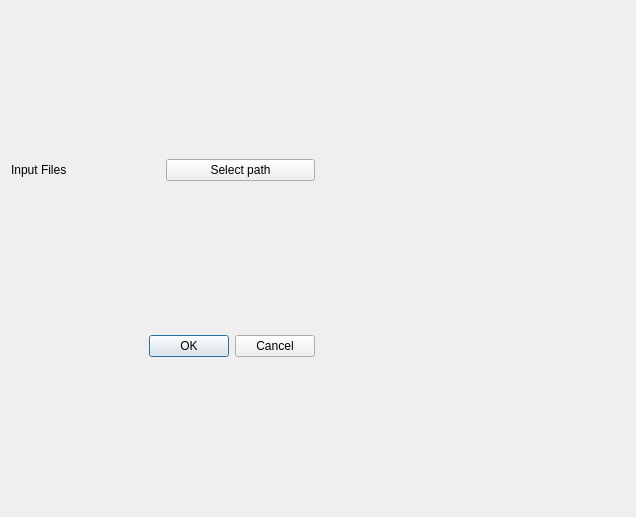
<?xml version="1.0" encoding="UTF-8"?>
<ui version="4.0">
 <class>Dashboard</class>
 <widget class="QWidget" name="Dashboard">
  <property name="geometry">
   <rect>
    <x>0</x>
    <y>0</y>
    <width>636</width>
    <height>517</height>
   </rect>
  </property>
  <property name="sizePolicy">
   <sizepolicy hsizetype="Expanding" vsizetype="Expanding">
    <horstretch>0</horstretch>
    <verstretch>0</verstretch>
   </sizepolicy>
  </property>
  <property name="windowTitle">
   <string>Form</string>
  </property>
  <layout class="QHBoxLayout" name="horizontalLayout_4">
   <item>
    <layout class="QGridLayout" name="gridLayout">
     <item row="0" column="0">
      <layout class="QVBoxLayout" name="verticalLayout">
       <item>
        <layout class="QHBoxLayout" name="horizontalLayout_3">
         <item>
          <widget class="QLabel" name="Disp_pth">
           <property name="text">
            <string>Input Files</string>
           </property>
          </widget>
         </item>
         <item>
          <widget class="QPushButton" name="Path_btn">
           <property name="text">
            <string>Select path</string>
           </property>
          </widget>
         </item>
        </layout>
       </item>
       <item>
        <widget class="QDialogButtonBox" name="buttonBox">
         <property name="orientation">
          <enum>Qt::Orientation::Horizontal</enum>
         </property>
         <property name="standardButtons">
          <set>QDialogButtonBox::StandardButton::Cancel|QDialogButtonBox::StandardButton::Ok</set>
         </property>
        </widget>
       </item>
      </layout>
     </item>
     <item row="0" column="1">
      <widget class="QWidget" name="widget" native="true">
       <property name="sizePolicy">
        <sizepolicy hsizetype="Expanding" vsizetype="Expanding">
         <horstretch>0</horstretch>
         <verstretch>0</verstretch>
        </sizepolicy>
       </property>
      </widget>
     </item>
    </layout>
   </item>
  </layout>
 </widget>
 <resources/>
 <connections/>
</ui>
